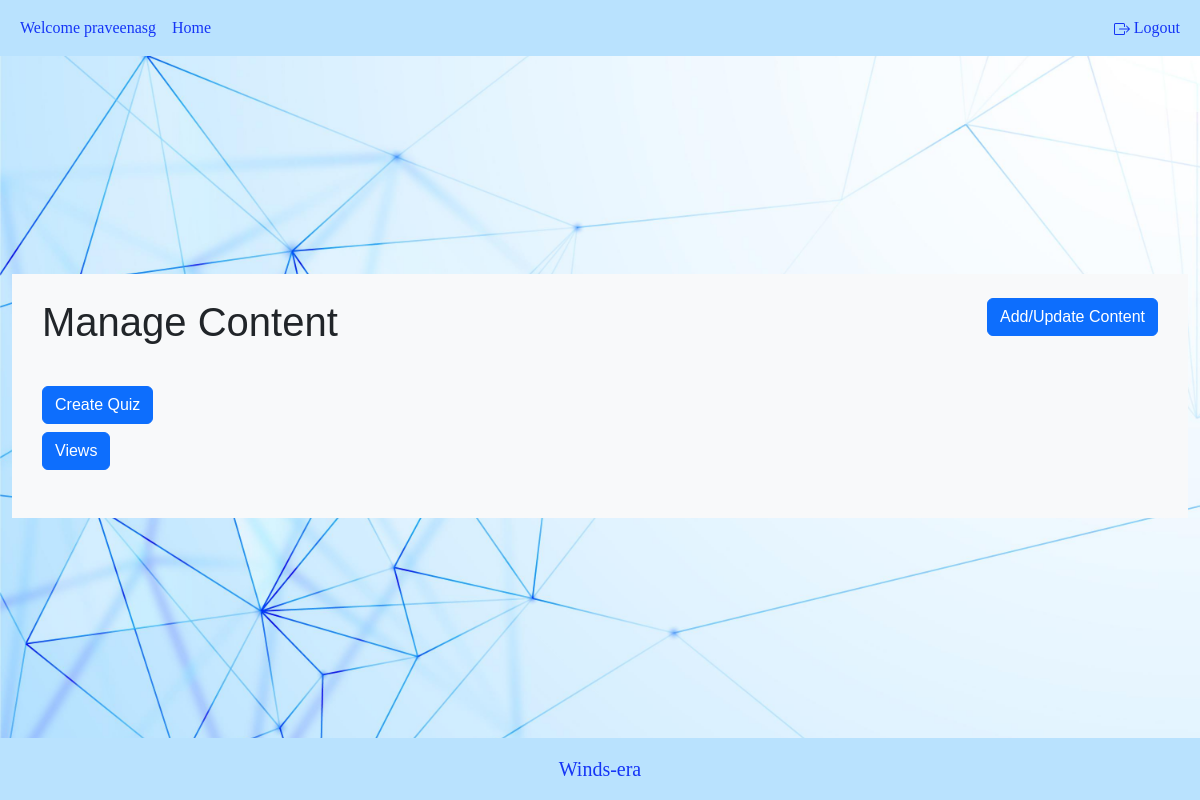
Page /content/home/Javascript/game_development/ (signed in) on the earlier database version.
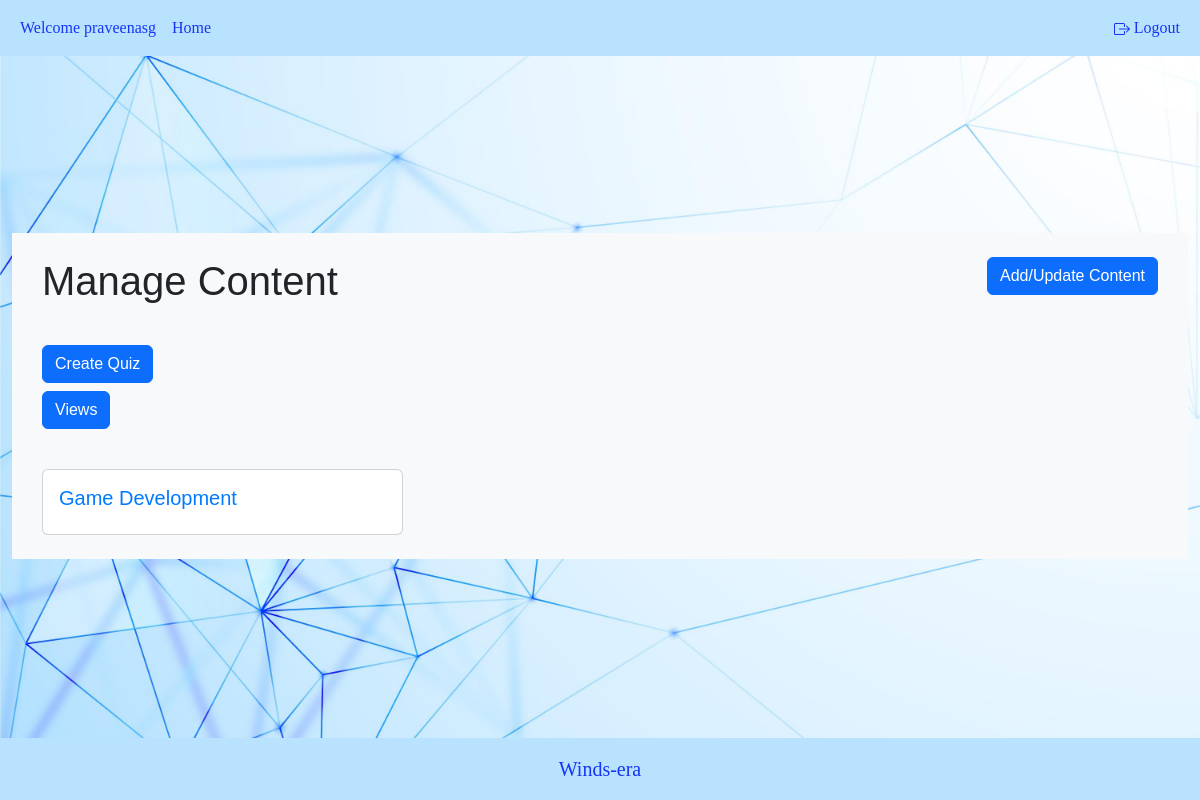
Same page on the later database version.
### course/models.py (models this page shows, shortened)
class Course(models.Model):
    STATUS = (
        ('PUBLISH', 'PUBLISH'),
        ('DRAFT', 'DRAFT'),
    )
    featured_image = models.ImageField(upload_to="featured_img/", blank=True)
    video_file = models.FileField(upload_to='videos/', null=True)
    title = models.CharField(max_length=500)
    created_at = models.DateField(auto_now_add=True)
    category = models.ForeignKey(Catogaries, on_delete=models.DO_NOTHING)
    description = models.TextField()
    zip_file = models.FileField(
        upload_to='zip_folders/', null=True, blank=True, default=None)
    slug = models.SlugField(default='', max_length=500, null=True, blank=True)
    status = models.CharField(choices=STATUS, max_length=100, null=True)
    author = models.CharField(max_length=100, blank=True)

### website_content/views.py (the view)
# urls.py: path('<str:name>/<str:slug>/', filtered_content, name='filtered_content'),
@login_required
def filtered_content(request, name, slug):
    courses = Course.objects.filter(slug=slug)
    if request.method == 'POST':
        form = CourseForm(request.POST, request.FILES,
                          instance=courses.first())
        if form.is_valid():
            form.save()
    else:
        form = CourseForm(instance=courses.first())
    context = {
        'courses': courses,
        'form': form,
        'slug': slug,
    }
    if request.user.user_role == 'STUDENT':
        course = get_object_or_404(Course, slug=slug)
        course_view, created = CourseView.objects.get_or_create(
            user=request.user, course=course)
        if not created:
            course_view.view += 1
            course_view.save()
        return render(request, 'courses/course_content.html', context)
    else:
        return render(request, 'courses/M_course.html', context)

### course/templates/courses/M_course.html (shortened to what this page needs)
{% extends 'root.html' %} {% block content %}
<div class="container-fluid bg-light py-4">
  <div class="container">
    <div class="row">
      <div class="col-md-8">
        <h1 class="mb-4">Manage Content</h1>
      </div>
      <div class="col-md-4 text-md-end">
        <button
          id="add-course-button"
          data-bs-toggle="modal"
          data-bs-target="#addCategoryModal"
          class="btn btn-primary"
        >
          Add/Update Content
        </button>
      </div>
    </div>
    <div class="row mt-3">
      <div class="col-md-12">
        <h4>
          <a
            class="nav-link"
            href="{% url 'quiz:quizzes' slug=slug %}"
            style="color: blue"
            ><button class="btn btn-primary">Create Quiz</button>
          </a>
        </h4>
        <a class="nav-link" href="{% url 'website_content:course_view' slug %}"
          ><button class="btn btn-primary">Views</button></a
        >
      </div>
    </div>
    <div class="row row-cols-md-3 g-3 mt-4">
      {% for video in courses %}
      <div class="col">
        <div class="card">
          <div class="card-body">
            <h5
              class="card-title video-title"
              onclick="openModal('{{ video.video_file.url }}')"
            >
              {{ video.title }}
            </h5>
          </div>
        </div>
      </div>
      {% endfor %}
    </div>
  </div>
</div>
{% endblock%}

Differences in the rows shown:
added Course: title "Game Development"
